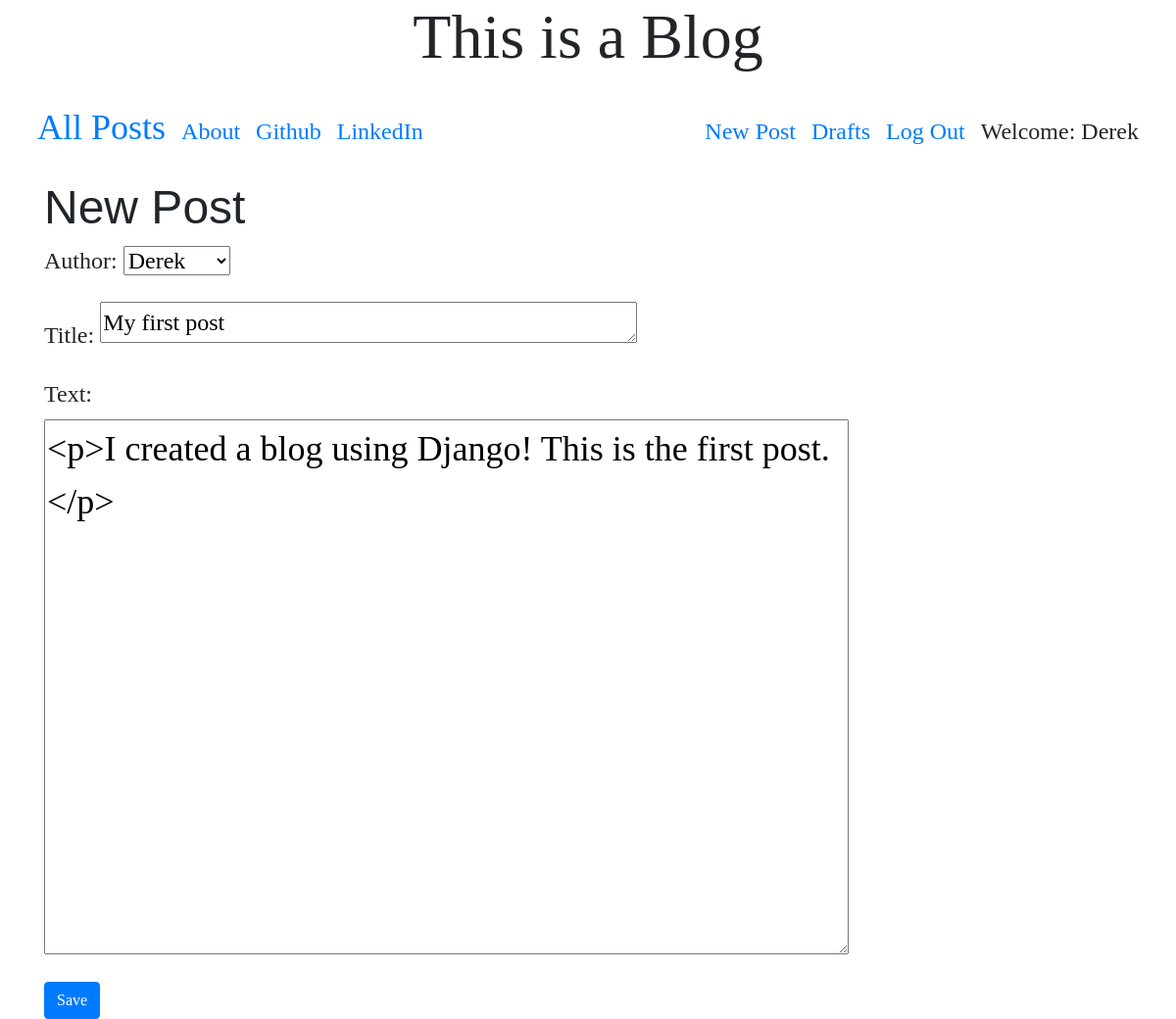
/post/4/edit/ (signed in), run on the app's committed database.
### blog/models.py (models this page shows, shortened)
class Post(models.Model):
    author = models.ForeignKey('auth.User', on_delete=models.CASCADE)
    title = models.CharField(max_length=200)
    text = models.TextField()
    create_date = models.DateTimeField(default=timezone.now)
    published_date = models.DateTimeField(blank=True,null=True)

### blog/views.py (the view)
# urls.py: path('post/<int:pk>/edit/',views.PostUpdateView.as_view(),name='post_edit'),
class PostUpdateView(LoginRequiredMixin,UpdateView):
    login_url = '/login/'
    redirect_field_name = 'blog/post_detail.html'
    form_class = PostForm
    model = Post

### blog/forms.py
class PostForm(ModelForm):
    class Meta():
        model = Post
        fields = ('author', 'title', 'text')
        widgets = {
            'title':Textarea(attrs={'class':'textinputclass', 'cols':40, 'rows':1}),
            'text':Textarea(attrs={'class':'editable medium-editor-textarea postcontent'}),
        }

### blog/templates/blog/post_form.html (shortened to what this page needs)
{% extends "blog/base.html" %}
{% block content %}
  <h1 class="newpostfont">New Post</h1>
  <form class="postcontent" method="POST">
    {{form.as_p}}
    <button type="submit" class='btn btn-primary'>Save</button>
  </form>
{% endblock %}

### blog/templates/blog/base.html (shortened to what this page needs)
<!DOCTYPE html>
{% load static %}
<html lang="en" dir="ltr">
  <head>
    <link rel="stylesheet" href="https://stackpath.bootstrapcdn.com/bootstrap/4.4.1/css/bootstrap.min.css">
    <link href="https://stackpath.bootstrapcdn.com/font-awesome/4.7.0/css/font-awesome.min.css" rel="stylesheet">
    <link rel="stylesheet" href="//cdn.jsdelivr.net/npm/medium-editor@latest/dist/css/medium-editor.min.css" type="text/css" media="screen" charset="utf-8">
    <link rel="stylesheet" href="{% static 'css/blog.css' %}">
  </head>
  <body>
    <div class="container">
      <h1 class="techfont main-header">This is a Blog</h1>
    </div>
    <nav class="navbar navbar-expand techfont custom-navbar">
      <div class="container d-flex align-items-baseline">
        <ul class="nav navbar-nav d-flex align-items-baseline">
          <li><a class='nav-link bigbrand' href="{% url 'post_list' %}">All Posts</a></li>
          <li><a class="nav-link" href="{% url 'about_test' %}">About</a></li>
          <li><a class="nav-link" href="https://www.github.com">Github</a></li>
          <li><a class="nav-link" href="https://www.linkedin.com">LinkedIn</a></li>
        </ul>
        <ul class="nav navbar-nav navbar-right d-flex align-items-baseline">
        {% if user.is_authenticated %}
          <li><a class="nav-link" href="{% url 'post_new' %}">New Post</a></li>
          <li><a class="nav-link" href="{% url 'post_draft_list' %}">Drafts</a></li>
          <li><a class="nav-link" href="{% url 'logout' %}">Log Out</a></li>
          <li><a class="nav-link" >Welcome: {{user.username}}</a></li>
        {% else %}
          <li><a class="nav navbar-right" href="{% url 'login' %}"><span class='fa fa-user'></span>
          </a></li>
        {% endif %}
        </ul>
      </div>
    </nav>
    <div class="content container">
      <div class="row">
        <div class="col-md-8">
          <div class="blog_posts">
            {% block content %}
            {% endblock %}
          </div>
        </div>
      </div>
    </div>
  </body>
</html>

### blog/static/css/blog.css (style rules this page uses)
.techfont { font-family: 'Playfair Display', serif; font-size: 1.5em; margin-bottom: 10px; }
.newpostfont { font-family: 'Playfair Display', sans-serif; font-size: 3em; }
.main-header { font-size: 4em; text-align: center; }
.postcontent { font-family: 'Playfair Display', serif; font-size: 1.5em; }
.bigbrand { font-size: 1.5em; }

### data on the page
Post: author "Derek", title "My first post", text "<p>I created a blog using Django! This is the first post.</p>"

### other printed values
{{ user.username }} "Derek"
